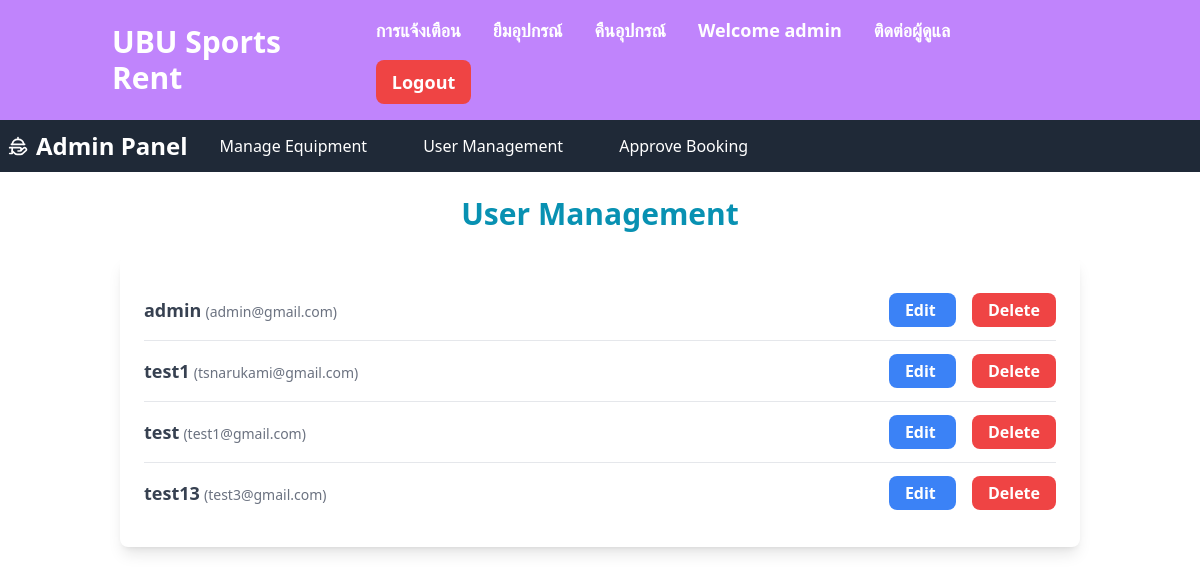
Before: /users/ (signed in) with the older database file.
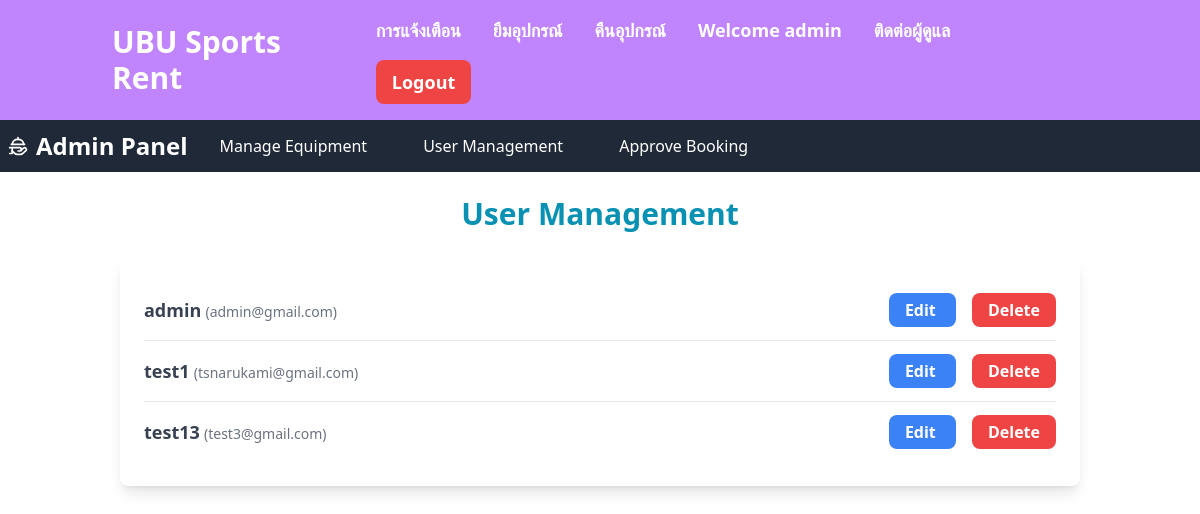
After: the same page with the newer database file.
### base/models.py (models this page shows, shortened)
class CustomUser(AbstractUser):
    contact_number = models.CharField(max_length= 20 , blank = True)
    role = models.CharField(max_length= 50 )
    created_at = models.DateTimeField(auto_now_add= True)

### base/views.py (the view)
# urls.py: path('users/', UserListView.as_view(), name='user_list'),
class UserListView(LoginRequiredMixin, UserPassesTestMixin, ListView):
    model = CustomUser
    template_name = 'user_management/user_list.html'
    context_object_name = 'users'
    def test_func(self):
        return self.request.user.is_superuser

### base/templates/user_management/user_list.html (shortened to what the changed rows need)
{% extends 'base.html' %}
{% block main %}
<nav class="navbar bg-purple-400 shadow-lg">
    <div class="container mx-auto flex justify-between items-center px-6">
        <div>
            <ul class="menu menu-horizontal p-0 text-lg px-1">
                <li class="hover:bg-gray-700 transition duration-200 rounded-lg">
                    <a href="{% url 'base:account_dashboard' %}">
                        <span class="text-white font-semibold">Welcome <strong>{{ request.user.username }}</strong></span>
                    </a>
                </li>
            </ul>
        </div>
    </div>
</nav>
<div class="container mx-auto py-6 px-4 sm:px-6 lg:px-8">
    <h2 class="text-3xl font-bold text-cyan-600 mb-6 text-center">User Management</h2>
    <div class="bg-white shadow-lg rounded-lg p-6">
        <ul class="divide-y divide-gray-200">
            {% for user in users %}
                <li class="flex justify-between items-center py-4">
                    <div>
                        <span class="font-semibold text-lg text-gray-700">{{ user.username }}</span>
                        <span class="text-sm text-gray-500">({{ user.email }})</span>
                    </div>
                    <div class="space-x-4">
                        <a href="{% url 'base:user_edit' user.id %}"
                           class="bg-blue-500 text-white font-semibold py-1.5 px-4 rounded-lg hover:bg-blue-600 transition duration-300">
                            Edit
                        </a>
                        <a href="{% url 'base:user_delete' user.id %}"
                           class="bg-red-500 text-white font-semibold py-1.5 px-4 rounded-lg hover:bg-red-600 transition duration-300"
                           onclick="return confirm('Are you sure you want to delete this user?');">
                            Delete
                        </a>
                    </div>
                </li>
            {% empty %}
                <p class="text-gray-500 text-center py-4">No users available.</p>
            {% endfor %}
        </ul>
    </div>
</div>
{% endblock %}

Changed rows visible on the page:
removed CustomUser: username "test", email "test1@gmail.com"
